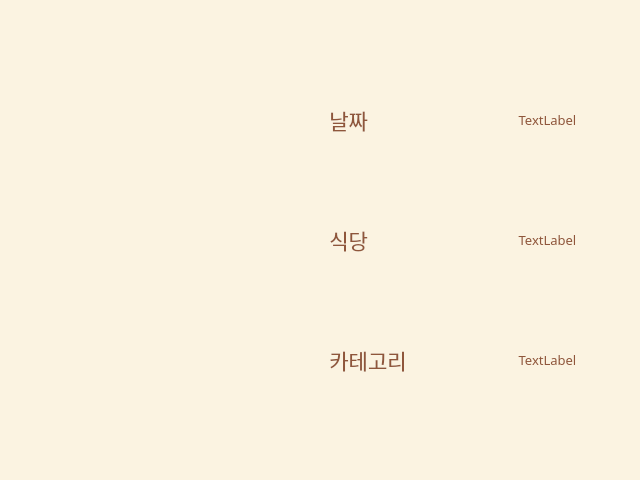
<?xml version="1.0" encoding="UTF-8"?>
<ui version="4.0">
 <class>Info</class>
 <widget class="QDialog" name="Info">
  <property name="geometry">
   <rect>
    <x>0</x>
    <y>0</y>
    <width>640</width>
    <height>480</height>
   </rect>
  </property>
  <property name="palette">
   <palette>
    <active>
     <colorrole role="WindowText">
      <brush brushstyle="SolidPattern">
       <color alpha="255">
        <red>0</red>
        <green>0</green>
        <blue>0</blue>
       </color>
      </brush>
     </colorrole>
     <colorrole role="Button">
      <brush brushstyle="SolidPattern">
       <color alpha="255">
        <red>251</red>
        <green>243</green>
        <blue>225</blue>
       </color>
      </brush>
     </colorrole>
     <colorrole role="Light">
      <brush brushstyle="SolidPattern">
       <color alpha="255">
        <red>255</red>
        <green>255</green>
        <blue>255</blue>
       </color>
      </brush>
     </colorrole>
     <colorrole role="Midlight">
      <brush brushstyle="SolidPattern">
       <color alpha="255">
        <red>253</red>
        <green>249</green>
        <blue>240</blue>
       </color>
      </brush>
     </colorrole>
     <colorrole role="Dark">
      <brush brushstyle="SolidPattern">
       <color alpha="255">
        <red>125</red>
        <green>121</green>
        <blue>112</blue>
       </color>
      </brush>
     </colorrole>
     <colorrole role="Mid">
      <brush brushstyle="SolidPattern">
       <color alpha="255">
        <red>167</red>
        <green>162</green>
        <blue>150</blue>
       </color>
      </brush>
     </colorrole>
     <colorrole role="Text">
      <brush brushstyle="SolidPattern">
       <color alpha="255">
        <red>0</red>
        <green>0</green>
        <blue>0</blue>
       </color>
      </brush>
     </colorrole>
     <colorrole role="BrightText">
      <brush brushstyle="SolidPattern">
       <color alpha="255">
        <red>255</red>
        <green>255</green>
        <blue>255</blue>
       </color>
      </brush>
     </colorrole>
     <colorrole role="ButtonText">
      <brush brushstyle="SolidPattern">
       <color alpha="255">
        <red>0</red>
        <green>0</green>
        <blue>0</blue>
       </color>
      </brush>
     </colorrole>
     <colorrole role="Base">
      <brush brushstyle="SolidPattern">
       <color alpha="255">
        <red>255</red>
        <green>255</green>
        <blue>255</blue>
       </color>
      </brush>
     </colorrole>
     <colorrole role="Window">
      <brush brushstyle="SolidPattern">
       <color alpha="255">
        <red>251</red>
        <green>243</green>
        <blue>225</blue>
       </color>
      </brush>
     </colorrole>
     <colorrole role="Shadow">
      <brush brushstyle="SolidPattern">
       <color alpha="255">
        <red>0</red>
        <green>0</green>
        <blue>0</blue>
       </color>
      </brush>
     </colorrole>
     <colorrole role="AlternateBase">
      <brush brushstyle="SolidPattern">
       <color alpha="255">
        <red>253</red>
        <green>249</green>
        <blue>240</blue>
       </color>
      </brush>
     </colorrole>
     <colorrole role="ToolTipBase">
      <brush brushstyle="SolidPattern">
       <color alpha="255">
        <red>255</red>
        <green>255</green>
        <blue>220</blue>
       </color>
      </brush>
     </colorrole>
     <colorrole role="ToolTipText">
      <brush brushstyle="SolidPattern">
       <color alpha="255">
        <red>0</red>
        <green>0</green>
        <blue>0</blue>
       </color>
      </brush>
     </colorrole>
    </active>
    <inactive>
     <colorrole role="WindowText">
      <brush brushstyle="SolidPattern">
       <color alpha="255">
        <red>0</red>
        <green>0</green>
        <blue>0</blue>
       </color>
      </brush>
     </colorrole>
     <colorrole role="Button">
      <brush brushstyle="SolidPattern">
       <color alpha="255">
        <red>251</red>
        <green>243</green>
        <blue>225</blue>
       </color>
      </brush>
     </colorrole>
     <colorrole role="Light">
      <brush brushstyle="SolidPattern">
       <color alpha="255">
        <red>255</red>
        <green>255</green>
        <blue>255</blue>
       </color>
      </brush>
     </colorrole>
     <colorrole role="Midlight">
      <brush brushstyle="SolidPattern">
       <color alpha="255">
        <red>253</red>
        <green>249</green>
        <blue>240</blue>
       </color>
      </brush>
     </colorrole>
     <colorrole role="Dark">
      <brush brushstyle="SolidPattern">
       <color alpha="255">
        <red>125</red>
        <green>121</green>
        <blue>112</blue>
       </color>
      </brush>
     </colorrole>
     <colorrole role="Mid">
      <brush brushstyle="SolidPattern">
       <color alpha="255">
        <red>167</red>
        <green>162</green>
        <blue>150</blue>
       </color>
      </brush>
     </colorrole>
     <colorrole role="Text">
      <brush brushstyle="SolidPattern">
       <color alpha="255">
        <red>0</red>
        <green>0</green>
        <blue>0</blue>
       </color>
      </brush>
     </colorrole>
     <colorrole role="BrightText">
      <brush brushstyle="SolidPattern">
       <color alpha="255">
        <red>255</red>
        <green>255</green>
        <blue>255</blue>
       </color>
      </brush>
     </colorrole>
     <colorrole role="ButtonText">
      <brush brushstyle="SolidPattern">
       <color alpha="255">
        <red>0</red>
        <green>0</green>
        <blue>0</blue>
       </color>
      </brush>
     </colorrole>
     <colorrole role="Base">
      <brush brushstyle="SolidPattern">
       <color alpha="255">
        <red>255</red>
        <green>255</green>
        <blue>255</blue>
       </color>
      </brush>
     </colorrole>
     <colorrole role="Window">
      <brush brushstyle="SolidPattern">
       <color alpha="255">
        <red>251</red>
        <green>243</green>
        <blue>225</blue>
       </color>
      </brush>
     </colorrole>
     <colorrole role="Shadow">
      <brush brushstyle="SolidPattern">
       <color alpha="255">
        <red>0</red>
        <green>0</green>
        <blue>0</blue>
       </color>
      </brush>
     </colorrole>
     <colorrole role="AlternateBase">
      <brush brushstyle="SolidPattern">
       <color alpha="255">
        <red>253</red>
        <green>249</green>
        <blue>240</blue>
       </color>
      </brush>
     </colorrole>
     <colorrole role="ToolTipBase">
      <brush brushstyle="SolidPattern">
       <color alpha="255">
        <red>255</red>
        <green>255</green>
        <blue>220</blue>
       </color>
      </brush>
     </colorrole>
     <colorrole role="ToolTipText">
      <brush brushstyle="SolidPattern">
       <color alpha="255">
        <red>0</red>
        <green>0</green>
        <blue>0</blue>
       </color>
      </brush>
     </colorrole>
    </inactive>
    <disabled>
     <colorrole role="WindowText">
      <brush brushstyle="SolidPattern">
       <color alpha="255">
        <red>125</red>
        <green>121</green>
        <blue>112</blue>
       </color>
      </brush>
     </colorrole>
     <colorrole role="Button">
      <brush brushstyle="SolidPattern">
       <color alpha="255">
        <red>251</red>
        <green>243</green>
        <blue>225</blue>
       </color>
      </brush>
     </colorrole>
     <colorrole role="Light">
      <brush brushstyle="SolidPattern">
       <color alpha="255">
        <red>255</red>
        <green>255</green>
        <blue>255</blue>
       </color>
      </brush>
     </colorrole>
     <colorrole role="Midlight">
      <brush brushstyle="SolidPattern">
       <color alpha="255">
        <red>253</red>
        <green>249</green>
        <blue>240</blue>
       </color>
      </brush>
     </colorrole>
     <colorrole role="Dark">
      <brush brushstyle="SolidPattern">
       <color alpha="255">
        <red>125</red>
        <green>121</green>
        <blue>112</blue>
       </color>
      </brush>
     </colorrole>
     <colorrole role="Mid">
      <brush brushstyle="SolidPattern">
       <color alpha="255">
        <red>167</red>
        <green>162</green>
        <blue>150</blue>
       </color>
      </brush>
     </colorrole>
     <colorrole role="Text">
      <brush brushstyle="SolidPattern">
       <color alpha="255">
        <red>125</red>
        <green>121</green>
        <blue>112</blue>
       </color>
      </brush>
     </colorrole>
     <colorrole role="BrightText">
      <brush brushstyle="SolidPattern">
       <color alpha="255">
        <red>255</red>
        <green>255</green>
        <blue>255</blue>
       </color>
      </brush>
     </colorrole>
     <colorrole role="ButtonText">
      <brush brushstyle="SolidPattern">
       <color alpha="255">
        <red>125</red>
        <green>121</green>
        <blue>112</blue>
       </color>
      </brush>
     </colorrole>
     <colorrole role="Base">
      <brush brushstyle="SolidPattern">
       <color alpha="255">
        <red>251</red>
        <green>243</green>
        <blue>225</blue>
       </color>
      </brush>
     </colorrole>
     <colorrole role="Window">
      <brush brushstyle="SolidPattern">
       <color alpha="255">
        <red>251</red>
        <green>243</green>
        <blue>225</blue>
       </color>
      </brush>
     </colorrole>
     <colorrole role="Shadow">
      <brush brushstyle="SolidPattern">
       <color alpha="255">
        <red>0</red>
        <green>0</green>
        <blue>0</blue>
       </color>
      </brush>
     </colorrole>
     <colorrole role="AlternateBase">
      <brush brushstyle="SolidPattern">
       <color alpha="255">
        <red>251</red>
        <green>243</green>
        <blue>225</blue>
       </color>
      </brush>
     </colorrole>
     <colorrole role="ToolTipBase">
      <brush brushstyle="SolidPattern">
       <color alpha="255">
        <red>255</red>
        <green>255</green>
        <blue>220</blue>
       </color>
      </brush>
     </colorrole>
     <colorrole role="ToolTipText">
      <brush brushstyle="SolidPattern">
       <color alpha="255">
        <red>0</red>
        <green>0</green>
        <blue>0</blue>
       </color>
      </brush>
     </colorrole>
    </disabled>
   </palette>
  </property>
  <property name="windowTitle">
   <string>Dialog</string>
  </property>
  <widget class="QLabel" name="image">
   <property name="geometry">
    <rect>
     <x>10</x>
     <y>90</y>
     <width>300</width>
     <height>300</height>
    </rect>
   </property>
   <property name="text">
    <string/>
   </property>
   <property name="scaledContents">
    <bool>true</bool>
   </property>
  </widget>
  <widget class="QWidget" name="horizontalLayoutWidget">
   <property name="geometry">
    <rect>
     <x>320</x>
     <y>80</y>
     <width>301</width>
     <height>80</height>
    </rect>
   </property>
   <layout class="QHBoxLayout" name="horizontalLayout_1">
    <item>
     <widget class="QLabel" name="date">
      <property name="palette">
       <palette>
        <active>
         <colorrole role="WindowText">
          <brush brushstyle="SolidPattern">
           <color alpha="255">
            <red>143</red>
            <green>86</green>
            <blue>59</blue>
           </color>
          </brush>
         </colorrole>
         <colorrole role="Button">
          <brush brushstyle="SolidPattern">
           <color alpha="255">
            <red>251</red>
            <green>181</green>
            <blue>64</blue>
           </color>
          </brush>
         </colorrole>
         <colorrole role="Light">
          <brush brushstyle="SolidPattern">
           <color alpha="255">
            <red>251</red>
            <green>243</green>
            <blue>225</blue>
           </color>
          </brush>
         </colorrole>
         <colorrole role="Midlight">
          <brush brushstyle="SolidPattern">
           <color alpha="255">
            <red>251</red>
            <green>181</green>
            <blue>64</blue>
           </color>
          </brush>
         </colorrole>
         <colorrole role="Dark">
          <brush brushstyle="SolidPattern">
           <color alpha="255">
            <red>143</red>
            <green>86</green>
            <blue>59</blue>
           </color>
          </brush>
         </colorrole>
         <colorrole role="Text">
          <brush brushstyle="SolidPattern">
           <color alpha="255">
            <red>143</red>
            <green>86</green>
            <blue>59</blue>
           </color>
          </brush>
         </colorrole>
         <colorrole role="ButtonText">
          <brush brushstyle="SolidPattern">
           <color alpha="255">
            <red>0</red>
            <green>0</green>
            <blue>0</blue>
           </color>
          </brush>
         </colorrole>
        </active>
        <inactive>
         <colorrole role="WindowText">
          <brush brushstyle="SolidPattern">
           <color alpha="255">
            <red>143</red>
            <green>86</green>
            <blue>59</blue>
           </color>
          </brush>
         </colorrole>
         <colorrole role="Button">
          <brush brushstyle="SolidPattern">
           <color alpha="255">
            <red>251</red>
            <green>181</green>
            <blue>64</blue>
           </color>
          </brush>
         </colorrole>
         <colorrole role="Light">
          <brush brushstyle="SolidPattern">
           <color alpha="255">
            <red>251</red>
            <green>243</green>
            <blue>225</blue>
           </color>
          </brush>
         </colorrole>
         <colorrole role="Midlight">
          <brush brushstyle="SolidPattern">
           <color alpha="255">
            <red>251</red>
            <green>181</green>
            <blue>64</blue>
           </color>
          </brush>
         </colorrole>
         <colorrole role="Dark">
          <brush brushstyle="SolidPattern">
           <color alpha="255">
            <red>143</red>
            <green>86</green>
            <blue>59</blue>
           </color>
          </brush>
         </colorrole>
         <colorrole role="Text">
          <brush brushstyle="SolidPattern">
           <color alpha="255">
            <red>143</red>
            <green>86</green>
            <blue>59</blue>
           </color>
          </brush>
         </colorrole>
         <colorrole role="ButtonText">
          <brush brushstyle="SolidPattern">
           <color alpha="255">
            <red>0</red>
            <green>0</green>
            <blue>0</blue>
           </color>
          </brush>
         </colorrole>
        </inactive>
        <disabled>
         <colorrole role="WindowText">
          <brush brushstyle="SolidPattern">
           <color alpha="255">
            <red>143</red>
            <green>86</green>
            <blue>59</blue>
           </color>
          </brush>
         </colorrole>
         <colorrole role="Button">
          <brush brushstyle="SolidPattern">
           <color alpha="255">
            <red>251</red>
            <green>181</green>
            <blue>64</blue>
           </color>
          </brush>
         </colorrole>
         <colorrole role="Light">
          <brush brushstyle="SolidPattern">
           <color alpha="255">
            <red>251</red>
            <green>243</green>
            <blue>225</blue>
           </color>
          </brush>
         </colorrole>
         <colorrole role="Midlight">
          <brush brushstyle="SolidPattern">
           <color alpha="255">
            <red>251</red>
            <green>181</green>
            <blue>64</blue>
           </color>
          </brush>
         </colorrole>
         <colorrole role="Dark">
          <brush brushstyle="SolidPattern">
           <color alpha="255">
            <red>143</red>
            <green>86</green>
            <blue>59</blue>
           </color>
          </brush>
         </colorrole>
         <colorrole role="Text">
          <brush brushstyle="SolidPattern">
           <color alpha="255">
            <red>143</red>
            <green>86</green>
            <blue>59</blue>
           </color>
          </brush>
         </colorrole>
         <colorrole role="ButtonText">
          <brush brushstyle="SolidPattern">
           <color alpha="255">
            <red>143</red>
            <green>86</green>
            <blue>59</blue>
           </color>
          </brush>
         </colorrole>
        </disabled>
       </palette>
      </property>
      <property name="font">
       <font>
        <family>210 콤퓨타세탁 L</family>
        <pointsize>16</pointsize>
       </font>
      </property>
      <property name="text">
       <string>  날짜</string>
      </property>
      <property name="alignment">
       <set>Qt::AlignLeading|Qt::AlignLeft|Qt::AlignVCenter</set>
      </property>
     </widget>
    </item>
    <item>
     <widget class="QLabel" name="label_date">
      <property name="palette">
       <palette>
        <active>
         <colorrole role="WindowText">
          <brush brushstyle="SolidPattern">
           <color alpha="255">
            <red>143</red>
            <green>86</green>
            <blue>59</blue>
           </color>
          </brush>
         </colorrole>
         <colorrole role="Button">
          <brush brushstyle="SolidPattern">
           <color alpha="255">
            <red>251</red>
            <green>181</green>
            <blue>64</blue>
           </color>
          </brush>
         </colorrole>
         <colorrole role="Light">
          <brush brushstyle="SolidPattern">
           <color alpha="255">
            <red>251</red>
            <green>243</green>
            <blue>225</blue>
           </color>
          </brush>
         </colorrole>
         <colorrole role="Midlight">
          <brush brushstyle="SolidPattern">
           <color alpha="255">
            <red>251</red>
            <green>181</green>
            <blue>64</blue>
           </color>
          </brush>
         </colorrole>
         <colorrole role="Dark">
          <brush brushstyle="SolidPattern">
           <color alpha="255">
            <red>143</red>
            <green>86</green>
            <blue>59</blue>
           </color>
          </brush>
         </colorrole>
         <colorrole role="Text">
          <brush brushstyle="SolidPattern">
           <color alpha="255">
            <red>143</red>
            <green>86</green>
            <blue>59</blue>
           </color>
          </brush>
         </colorrole>
         <colorrole role="ButtonText">
          <brush brushstyle="SolidPattern">
           <color alpha="255">
            <red>0</red>
            <green>0</green>
            <blue>0</blue>
           </color>
          </brush>
         </colorrole>
        </active>
        <inactive>
         <colorrole role="WindowText">
          <brush brushstyle="SolidPattern">
           <color alpha="255">
            <red>143</red>
            <green>86</green>
            <blue>59</blue>
           </color>
          </brush>
         </colorrole>
         <colorrole role="Button">
          <brush brushstyle="SolidPattern">
           <color alpha="255">
            <red>251</red>
            <green>181</green>
            <blue>64</blue>
           </color>
          </brush>
         </colorrole>
         <colorrole role="Light">
          <brush brushstyle="SolidPattern">
           <color alpha="255">
            <red>251</red>
            <green>243</green>
            <blue>225</blue>
           </color>
          </brush>
         </colorrole>
         <colorrole role="Midlight">
          <brush brushstyle="SolidPattern">
           <color alpha="255">
            <red>251</red>
            <green>181</green>
            <blue>64</blue>
           </color>
          </brush>
         </colorrole>
         <colorrole role="Dark">
          <brush brushstyle="SolidPattern">
           <color alpha="255">
            <red>143</red>
            <green>86</green>
            <blue>59</blue>
           </color>
          </brush>
         </colorrole>
         <colorrole role="Text">
          <brush brushstyle="SolidPattern">
           <color alpha="255">
            <red>143</red>
            <green>86</green>
            <blue>59</blue>
           </color>
          </brush>
         </colorrole>
         <colorrole role="ButtonText">
          <brush brushstyle="SolidPattern">
           <color alpha="255">
            <red>0</red>
            <green>0</green>
            <blue>0</blue>
           </color>
          </brush>
         </colorrole>
        </inactive>
        <disabled>
         <colorrole role="WindowText">
          <brush brushstyle="SolidPattern">
           <color alpha="255">
            <red>143</red>
            <green>86</green>
            <blue>59</blue>
           </color>
          </brush>
         </colorrole>
         <colorrole role="Button">
          <brush brushstyle="SolidPattern">
           <color alpha="255">
            <red>251</red>
            <green>181</green>
            <blue>64</blue>
           </color>
          </brush>
         </colorrole>
         <colorrole role="Light">
          <brush brushstyle="SolidPattern">
           <color alpha="255">
            <red>251</red>
            <green>243</green>
            <blue>225</blue>
           </color>
          </brush>
         </colorrole>
         <colorrole role="Midlight">
          <brush brushstyle="SolidPattern">
           <color alpha="255">
            <red>251</red>
            <green>181</green>
            <blue>64</blue>
           </color>
          </brush>
         </colorrole>
         <colorrole role="Dark">
          <brush brushstyle="SolidPattern">
           <color alpha="255">
            <red>143</red>
            <green>86</green>
            <blue>59</blue>
           </color>
          </brush>
         </colorrole>
         <colorrole role="Text">
          <brush brushstyle="SolidPattern">
           <color alpha="255">
            <red>143</red>
            <green>86</green>
            <blue>59</blue>
           </color>
          </brush>
         </colorrole>
         <colorrole role="ButtonText">
          <brush brushstyle="SolidPattern">
           <color alpha="255">
            <red>143</red>
            <green>86</green>
            <blue>59</blue>
           </color>
          </brush>
         </colorrole>
        </disabled>
       </palette>
      </property>
      <property name="font">
       <font>
        <family>210 콤퓨타세탁 L</family>
        <pointsize>10</pointsize>
       </font>
      </property>
      <property name="text">
       <string>TextLabel</string>
      </property>
      <property name="alignment">
       <set>Qt::AlignCenter</set>
      </property>
     </widget>
    </item>
   </layout>
  </widget>
  <widget class="QWidget" name="horizontalLayoutWidget_3">
   <property name="geometry">
    <rect>
     <x>320</x>
     <y>200</y>
     <width>301</width>
     <height>80</height>
    </rect>
   </property>
   <layout class="QHBoxLayout" name="horizontalLayout_2">
    <item>
     <widget class="QLabel" name="place">
      <property name="palette">
       <palette>
        <active>
         <colorrole role="WindowText">
          <brush brushstyle="SolidPattern">
           <color alpha="255">
            <red>143</red>
            <green>86</green>
            <blue>59</blue>
           </color>
          </brush>
         </colorrole>
         <colorrole role="Button">
          <brush brushstyle="SolidPattern">
           <color alpha="255">
            <red>251</red>
            <green>181</green>
            <blue>64</blue>
           </color>
          </brush>
         </colorrole>
         <colorrole role="Light">
          <brush brushstyle="SolidPattern">
           <color alpha="255">
            <red>251</red>
            <green>243</green>
            <blue>225</blue>
           </color>
          </brush>
         </colorrole>
         <colorrole role="Midlight">
          <brush brushstyle="SolidPattern">
           <color alpha="255">
            <red>251</red>
            <green>181</green>
            <blue>64</blue>
           </color>
          </brush>
         </colorrole>
         <colorrole role="Dark">
          <brush brushstyle="SolidPattern">
           <color alpha="255">
            <red>143</red>
            <green>86</green>
            <blue>59</blue>
           </color>
          </brush>
         </colorrole>
         <colorrole role="Text">
          <brush brushstyle="SolidPattern">
           <color alpha="255">
            <red>143</red>
            <green>86</green>
            <blue>59</blue>
           </color>
          </brush>
         </colorrole>
         <colorrole role="ButtonText">
          <brush brushstyle="SolidPattern">
           <color alpha="255">
            <red>0</red>
            <green>0</green>
            <blue>0</blue>
           </color>
          </brush>
         </colorrole>
        </active>
        <inactive>
         <colorrole role="WindowText">
          <brush brushstyle="SolidPattern">
           <color alpha="255">
            <red>143</red>
            <green>86</green>
            <blue>59</blue>
           </color>
          </brush>
         </colorrole>
         <colorrole role="Button">
          <brush brushstyle="SolidPattern">
           <color alpha="255">
            <red>251</red>
            <green>181</green>
            <blue>64</blue>
           </color>
          </brush>
         </colorrole>
         <colorrole role="Light">
          <brush brushstyle="SolidPattern">
           <color alpha="255">
            <red>251</red>
            <green>243</green>
            <blue>225</blue>
           </color>
          </brush>
         </colorrole>
         <colorrole role="Midlight">
          <brush brushstyle="SolidPattern">
           <color alpha="255">
            <red>251</red>
            <green>181</green>
            <blue>64</blue>
           </color>
          </brush>
         </colorrole>
         <colorrole role="Dark">
          <brush brushstyle="SolidPattern">
           <color alpha="255">
            <red>143</red>
            <green>86</green>
            <blue>59</blue>
           </color>
          </brush>
         </colorrole>
         <colorrole role="Text">
          <brush brushstyle="SolidPattern">
           <color alpha="255">
            <red>143</red>
            <green>86</green>
            <blue>59</blue>
           </color>
          </brush>
         </colorrole>
         <colorrole role="ButtonText">
          <brush brushstyle="SolidPattern">
           <color alpha="255">
            <red>0</red>
            <green>0</green>
            <blue>0</blue>
           </color>
          </brush>
         </colorrole>
        </inactive>
        <disabled>
         <colorrole role="WindowText">
          <brush brushstyle="SolidPattern">
           <color alpha="255">
            <red>143</red>
            <green>86</green>
            <blue>59</blue>
           </color>
          </brush>
         </colorrole>
         <colorrole role="Button">
          <brush brushstyle="SolidPattern">
           <color alpha="255">
            <red>251</red>
            <green>181</green>
            <blue>64</blue>
           </color>
          </brush>
         </colorrole>
         <colorrole role="Light">
          <brush brushstyle="SolidPattern">
           <color alpha="255">
            <red>251</red>
            <green>243</green>
            <blue>225</blue>
           </color>
          </brush>
         </colorrole>
         <colorrole role="Midlight">
          <brush brushstyle="SolidPattern">
           <color alpha="255">
            <red>251</red>
            <green>181</green>
            <blue>64</blue>
           </color>
          </brush>
         </colorrole>
         <colorrole role="Dark">
          <brush brushstyle="SolidPattern">
           <color alpha="255">
            <red>143</red>
            <green>86</green>
            <blue>59</blue>
           </color>
          </brush>
         </colorrole>
         <colorrole role="Text">
          <brush brushstyle="SolidPattern">
           <color alpha="255">
            <red>143</red>
            <green>86</green>
            <blue>59</blue>
           </color>
          </brush>
         </colorrole>
         <colorrole role="ButtonText">
          <brush brushstyle="SolidPattern">
           <color alpha="255">
            <red>143</red>
            <green>86</green>
            <blue>59</blue>
           </color>
          </brush>
         </colorrole>
        </disabled>
       </palette>
      </property>
      <property name="font">
       <font>
        <family>210 콤퓨타세탁 L</family>
        <pointsize>16</pointsize>
       </font>
      </property>
      <property name="text">
       <string>  식당</string>
      </property>
      <property name="alignment">
       <set>Qt::AlignLeading|Qt::AlignLeft|Qt::AlignVCenter</set>
      </property>
     </widget>
    </item>
    <item>
     <widget class="QLabel" name="label_place">
      <property name="palette">
       <palette>
        <active>
         <colorrole role="WindowText">
          <brush brushstyle="SolidPattern">
           <color alpha="255">
            <red>143</red>
            <green>86</green>
            <blue>59</blue>
           </color>
          </brush>
         </colorrole>
         <colorrole role="Button">
          <brush brushstyle="SolidPattern">
           <color alpha="255">
            <red>251</red>
            <green>181</green>
            <blue>64</blue>
           </color>
          </brush>
         </colorrole>
         <colorrole role="Light">
          <brush brushstyle="SolidPattern">
           <color alpha="255">
            <red>251</red>
            <green>243</green>
            <blue>225</blue>
           </color>
          </brush>
         </colorrole>
         <colorrole role="Midlight">
          <brush brushstyle="SolidPattern">
           <color alpha="255">
            <red>251</red>
            <green>181</green>
            <blue>64</blue>
           </color>
          </brush>
         </colorrole>
         <colorrole role="Dark">
          <brush brushstyle="SolidPattern">
           <color alpha="255">
            <red>143</red>
            <green>86</green>
            <blue>59</blue>
           </color>
          </brush>
         </colorrole>
         <colorrole role="Text">
          <brush brushstyle="SolidPattern">
           <color alpha="255">
            <red>143</red>
            <green>86</green>
            <blue>59</blue>
           </color>
          </brush>
         </colorrole>
         <colorrole role="ButtonText">
          <brush brushstyle="SolidPattern">
           <color alpha="255">
            <red>0</red>
            <green>0</green>
            <blue>0</blue>
           </color>
          </brush>
         </colorrole>
        </active>
        <inactive>
         <colorrole role="WindowText">
          <brush brushstyle="SolidPattern">
           <color alpha="255">
            <red>143</red>
            <green>86</green>
            <blue>59</blue>
           </color>
          </brush>
         </colorrole>
         <colorrole role="Button">
          <brush brushstyle="SolidPattern">
           <color alpha="255">
            <red>251</red>
            <green>181</green>
            <blue>64</blue>
           </color>
          </brush>
         </colorrole>
         <colorrole role="Light">
          <brush brushstyle="SolidPattern">
           <color alpha="255">
            <red>251</red>
            <green>243</green>
            <blue>225</blue>
           </color>
          </brush>
         </colorrole>
         <colorrole role="Midlight">
          <brush brushstyle="SolidPattern">
           <color alpha="255">
            <red>251</red>
            <green>181</green>
            <blue>64</blue>
           </color>
          </brush>
         </colorrole>
         <colorrole role="Dark">
          <brush brushstyle="SolidPattern">
           <color alpha="255">
            <red>143</red>
            <green>86</green>
            <blue>59</blue>
           </color>
          </brush>
         </colorrole>
         <colorrole role="Text">
          <brush brushstyle="SolidPattern">
           <color alpha="255">
            <red>143</red>
            <green>86</green>
            <blue>59</blue>
           </color>
          </brush>
         </colorrole>
         <colorrole role="ButtonText">
          <brush brushstyle="SolidPattern">
           <color alpha="255">
            <red>0</red>
            <green>0</green>
            <blue>0</blue>
           </color>
          </brush>
         </colorrole>
        </inactive>
        <disabled>
         <colorrole role="WindowText">
          <brush brushstyle="SolidPattern">
           <color alpha="255">
            <red>143</red>
            <green>86</green>
            <blue>59</blue>
           </color>
          </brush>
         </colorrole>
         <colorrole role="Button">
          <brush brushstyle="SolidPattern">
           <color alpha="255">
            <red>251</red>
            <green>181</green>
            <blue>64</blue>
           </color>
          </brush>
         </colorrole>
         <colorrole role="Light">
          <brush brushstyle="SolidPattern">
           <color alpha="255">
            <red>251</red>
            <green>243</green>
            <blue>225</blue>
           </color>
          </brush>
         </colorrole>
         <colorrole role="Midlight">
          <brush brushstyle="SolidPattern">
           <color alpha="255">
            <red>251</red>
            <green>181</green>
            <blue>64</blue>
           </color>
          </brush>
         </colorrole>
         <colorrole role="Dark">
          <brush brushstyle="SolidPattern">
           <color alpha="255">
            <red>143</red>
            <green>86</green>
            <blue>59</blue>
           </color>
          </brush>
         </colorrole>
         <colorrole role="Text">
          <brush brushstyle="SolidPattern">
           <color alpha="255">
            <red>143</red>
            <green>86</green>
            <blue>59</blue>
           </color>
          </brush>
         </colorrole>
         <colorrole role="ButtonText">
          <brush brushstyle="SolidPattern">
           <color alpha="255">
            <red>143</red>
            <green>86</green>
            <blue>59</blue>
           </color>
          </brush>
         </colorrole>
        </disabled>
       </palette>
      </property>
      <property name="font">
       <font>
        <family>210 콤퓨타세탁 L</family>
        <pointsize>10</pointsize>
       </font>
      </property>
      <property name="text">
       <string>TextLabel</string>
      </property>
      <property name="alignment">
       <set>Qt::AlignCenter</set>
      </property>
     </widget>
    </item>
   </layout>
  </widget>
  <widget class="QWidget" name="horizontalLayoutWidget_4">
   <property name="geometry">
    <rect>
     <x>320</x>
     <y>320</y>
     <width>301</width>
     <height>80</height>
    </rect>
   </property>
   <layout class="QHBoxLayout" name="horizontalLayout_3">
    <item>
     <widget class="QLabel" name="category">
      <property name="palette">
       <palette>
        <active>
         <colorrole role="WindowText">
          <brush brushstyle="SolidPattern">
           <color alpha="255">
            <red>143</red>
            <green>86</green>
            <blue>59</blue>
           </color>
          </brush>
         </colorrole>
         <colorrole role="Button">
          <brush brushstyle="SolidPattern">
           <color alpha="255">
            <red>251</red>
            <green>181</green>
            <blue>64</blue>
           </color>
          </brush>
         </colorrole>
         <colorrole role="Light">
          <brush brushstyle="SolidPattern">
           <color alpha="255">
            <red>251</red>
            <green>243</green>
            <blue>225</blue>
           </color>
          </brush>
         </colorrole>
         <colorrole role="Midlight">
          <brush brushstyle="SolidPattern">
           <color alpha="255">
            <red>251</red>
            <green>181</green>
            <blue>64</blue>
           </color>
          </brush>
         </colorrole>
         <colorrole role="Dark">
          <brush brushstyle="SolidPattern">
           <color alpha="255">
            <red>143</red>
            <green>86</green>
            <blue>59</blue>
           </color>
          </brush>
         </colorrole>
         <colorrole role="Text">
          <brush brushstyle="SolidPattern">
           <color alpha="255">
            <red>143</red>
            <green>86</green>
            <blue>59</blue>
           </color>
          </brush>
         </colorrole>
         <colorrole role="ButtonText">
          <brush brushstyle="SolidPattern">
           <color alpha="255">
            <red>0</red>
            <green>0</green>
            <blue>0</blue>
           </color>
          </brush>
         </colorrole>
        </active>
        <inactive>
         <colorrole role="WindowText">
          <brush brushstyle="SolidPattern">
           <color alpha="255">
            <red>143</red>
            <green>86</green>
            <blue>59</blue>
           </color>
          </brush>
         </colorrole>
         <colorrole role="Button">
          <brush brushstyle="SolidPattern">
           <color alpha="255">
            <red>251</red>
            <green>181</green>
            <blue>64</blue>
           </color>
          </brush>
         </colorrole>
         <colorrole role="Light">
          <brush brushstyle="SolidPattern">
           <color alpha="255">
            <red>251</red>
            <green>243</green>
            <blue>225</blue>
           </color>
          </brush>
         </colorrole>
         <colorrole role="Midlight">
          <brush brushstyle="SolidPattern">
           <color alpha="255">
            <red>251</red>
            <green>181</green>
            <blue>64</blue>
           </color>
          </brush>
         </colorrole>
         <colorrole role="Dark">
          <brush brushstyle="SolidPattern">
           <color alpha="255">
            <red>143</red>
            <green>86</green>
            <blue>59</blue>
           </color>
          </brush>
         </colorrole>
         <colorrole role="Text">
          <brush brushstyle="SolidPattern">
           <color alpha="255">
            <red>143</red>
            <green>86</green>
            <blue>59</blue>
           </color>
          </brush>
         </colorrole>
         <colorrole role="ButtonText">
          <brush brushstyle="SolidPattern">
           <color alpha="255">
            <red>0</red>
            <green>0</green>
            <blue>0</blue>
           </color>
          </brush>
         </colorrole>
        </inactive>
        <disabled>
         <colorrole role="WindowText">
          <brush brushstyle="SolidPattern">
           <color alpha="255">
            <red>143</red>
            <green>86</green>
            <blue>59</blue>
           </color>
          </brush>
         </colorrole>
         <colorrole role="Button">
          <brush brushstyle="SolidPattern">
           <color alpha="255">
            <red>251</red>
            <green>181</green>
            <blue>64</blue>
           </color>
          </brush>
         </colorrole>
         <colorrole role="Light">
          <brush brushstyle="SolidPattern">
           <color alpha="255">
            <red>251</red>
            <green>243</green>
            <blue>225</blue>
           </color>
          </brush>
         </colorrole>
         <colorrole role="Midlight">
          <brush brushstyle="SolidPattern">
           <color alpha="255">
            <red>251</red>
            <green>181</green>
            <blue>64</blue>
           </color>
          </brush>
         </colorrole>
         <colorrole role="Dark">
          <brush brushstyle="SolidPattern">
           <color alpha="255">
            <red>143</red>
            <green>86</green>
            <blue>59</blue>
           </color>
          </brush>
         </colorrole>
         <colorrole role="Text">
          <brush brushstyle="SolidPattern">
           <color alpha="255">
            <red>143</red>
            <green>86</green>
            <blue>59</blue>
           </color>
          </brush>
         </colorrole>
         <colorrole role="ButtonText">
          <brush brushstyle="SolidPattern">
           <color alpha="255">
            <red>143</red>
            <green>86</green>
            <blue>59</blue>
           </color>
          </brush>
         </colorrole>
        </disabled>
       </palette>
      </property>
      <property name="font">
       <font>
        <family>210 콤퓨타세탁 L</family>
        <pointsize>16</pointsize>
       </font>
      </property>
      <property name="text">
       <string>  카테고리</string>
      </property>
      <property name="alignment">
       <set>Qt::AlignLeading|Qt::AlignLeft|Qt::AlignVCenter</set>
      </property>
     </widget>
    </item>
    <item>
     <widget class="QLabel" name="label_cate">
      <property name="palette">
       <palette>
        <active>
         <colorrole role="WindowText">
          <brush brushstyle="SolidPattern">
           <color alpha="255">
            <red>143</red>
            <green>86</green>
            <blue>59</blue>
           </color>
          </brush>
         </colorrole>
         <colorrole role="Button">
          <brush brushstyle="SolidPattern">
           <color alpha="255">
            <red>251</red>
            <green>181</green>
            <blue>64</blue>
           </color>
          </brush>
         </colorrole>
         <colorrole role="Light">
          <brush brushstyle="SolidPattern">
           <color alpha="255">
            <red>251</red>
            <green>243</green>
            <blue>225</blue>
           </color>
          </brush>
         </colorrole>
         <colorrole role="Midlight">
          <brush brushstyle="SolidPattern">
           <color alpha="255">
            <red>251</red>
            <green>181</green>
            <blue>64</blue>
           </color>
          </brush>
         </colorrole>
         <colorrole role="Dark">
          <brush brushstyle="SolidPattern">
           <color alpha="255">
            <red>143</red>
            <green>86</green>
            <blue>59</blue>
           </color>
          </brush>
         </colorrole>
         <colorrole role="Text">
          <brush brushstyle="SolidPattern">
           <color alpha="255">
            <red>143</red>
            <green>86</green>
            <blue>59</blue>
           </color>
          </brush>
         </colorrole>
         <colorrole role="ButtonText">
          <brush brushstyle="SolidPattern">
           <color alpha="255">
            <red>0</red>
            <green>0</green>
            <blue>0</blue>
           </color>
          </brush>
         </colorrole>
        </active>
        <inactive>
         <colorrole role="WindowText">
          <brush brushstyle="SolidPattern">
           <color alpha="255">
            <red>143</red>
            <green>86</green>
            <blue>59</blue>
           </color>
          </brush>
         </colorrole>
         <colorrole role="Button">
          <brush brushstyle="SolidPattern">
           <color alpha="255">
            <red>251</red>
            <green>181</green>
            <blue>64</blue>
           </color>
          </brush>
         </colorrole>
         <colorrole role="Light">
          <brush brushstyle="SolidPattern">
           <color alpha="255">
            <red>251</red>
            <green>243</green>
            <blue>225</blue>
           </color>
          </brush>
         </colorrole>
         <colorrole role="Midlight">
          <brush brushstyle="SolidPattern">
           <color alpha="255">
            <red>251</red>
            <green>181</green>
            <blue>64</blue>
           </color>
          </brush>
         </colorrole>
         <colorrole role="Dark">
          <brush brushstyle="SolidPattern">
           <color alpha="255">
            <red>143</red>
            <green>86</green>
            <blue>59</blue>
           </color>
          </brush>
         </colorrole>
         <colorrole role="Text">
          <brush brushstyle="SolidPattern">
           <color alpha="255">
            <red>143</red>
            <green>86</green>
            <blue>59</blue>
           </color>
          </brush>
         </colorrole>
         <colorrole role="ButtonText">
          <brush brushstyle="SolidPattern">
           <color alpha="255">
            <red>0</red>
            <green>0</green>
            <blue>0</blue>
           </color>
          </brush>
         </colorrole>
        </inactive>
        <disabled>
         <colorrole role="WindowText">
          <brush brushstyle="SolidPattern">
           <color alpha="255">
            <red>143</red>
            <green>86</green>
            <blue>59</blue>
           </color>
          </brush>
         </colorrole>
         <colorrole role="Button">
          <brush brushstyle="SolidPattern">
           <color alpha="255">
            <red>251</red>
            <green>181</green>
            <blue>64</blue>
           </color>
          </brush>
         </colorrole>
         <colorrole role="Light">
          <brush brushstyle="SolidPattern">
           <color alpha="255">
            <red>251</red>
            <green>243</green>
            <blue>225</blue>
           </color>
          </brush>
         </colorrole>
         <colorrole role="Midlight">
          <brush brushstyle="SolidPattern">
           <color alpha="255">
            <red>251</red>
            <green>181</green>
            <blue>64</blue>
           </color>
          </brush>
         </colorrole>
         <colorrole role="Dark">
          <brush brushstyle="SolidPattern">
           <color alpha="255">
            <red>143</red>
            <green>86</green>
            <blue>59</blue>
           </color>
          </brush>
         </colorrole>
         <colorrole role="Text">
          <brush brushstyle="SolidPattern">
           <color alpha="255">
            <red>143</red>
            <green>86</green>
            <blue>59</blue>
           </color>
          </brush>
         </colorrole>
         <colorrole role="ButtonText">
          <brush brushstyle="SolidPattern">
           <color alpha="255">
            <red>143</red>
            <green>86</green>
            <blue>59</blue>
           </color>
          </brush>
         </colorrole>
        </disabled>
       </palette>
      </property>
      <property name="font">
       <font>
        <family>210 콤퓨타세탁 L</family>
        <pointsize>10</pointsize>
       </font>
      </property>
      <property name="text">
       <string>TextLabel</string>
      </property>
      <property name="alignment">
       <set>Qt::AlignCenter</set>
      </property>
     </widget>
    </item>
   </layout>
  </widget>
 </widget>
 <resources/>
 <connections/>
</ui>
